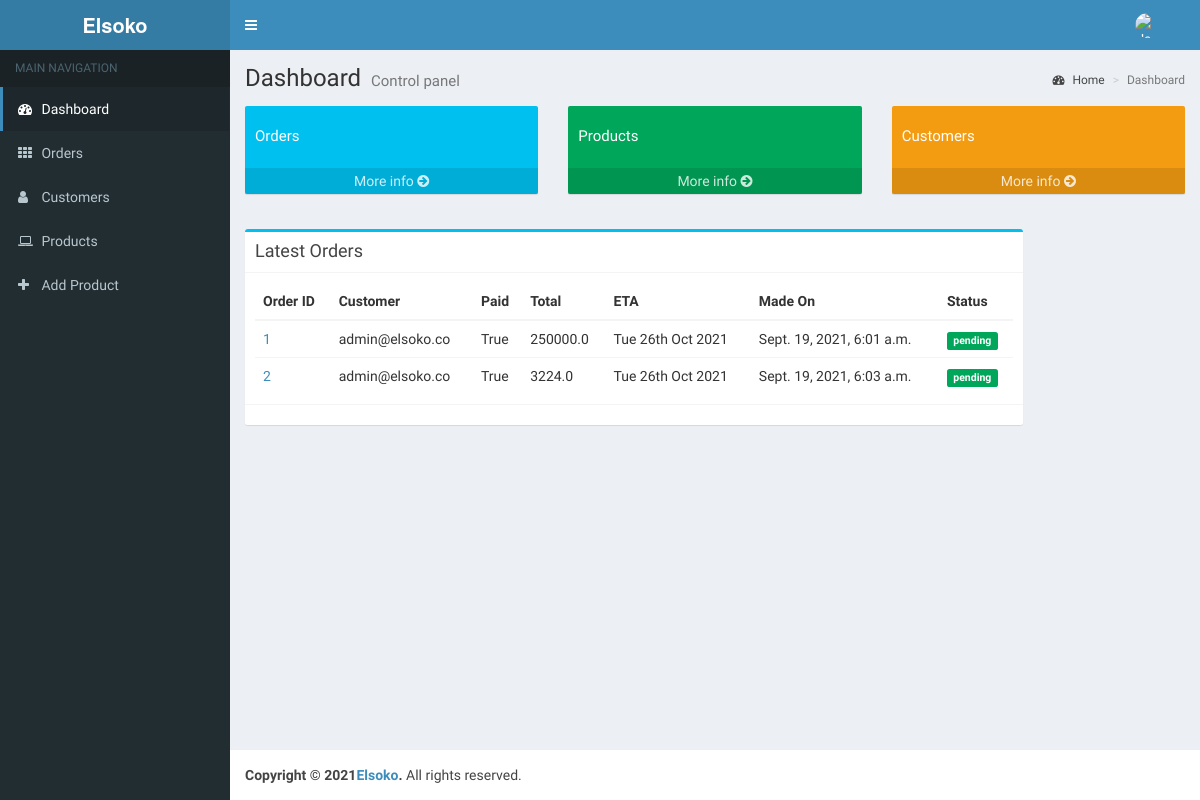
The app's page /shop/orders/ (signed in) with its own data.
### main/models.py (models this page shows, shortened)
class Order(models.Model):
    customer = models.ForeignKey(get_user_model(), on_delete=models.CASCADE)
    address = models.CharField(max_length=60)
    location = models.CharField(max_length=60)
    payment = models.CharField(max_length=20)
    transport = models.CharField(max_length=20)
    status = models.CharField(max_length=20, choices=(
        ('pending', 'pending'),
        ('delivered', 'delivered')
    ))
    order_item = models.ManyToManyField(OrderItem)
    paid = models.BooleanField(default=False)
    total = models.FloatField()
    made_on = models.DateTimeField(auto_now_add=True)
    estimated = models.CharField(max_length=100)

### users/models.py (models this page shows, shortened)
class User(PermissionsMixin, AbstractBaseUser):
    email = models.EmailField(_('email address'), unique=True)
    firstname = models.CharField(_('firstname'), max_length=30)
    lastname = models.CharField(_('lastname'), max_length=30)
    image = models.ImageField(upload_to="user images", blank=True, null=True)
    is_active = models.BooleanField(_('active'), default=True)
    date_joined = models.DateTimeField(_('date joined'), auto_now_add=True)
    is_staff = models.BooleanField(_('staff'), default=False)
    location = models.CharField(_('location'), max_length=100)
    phone = models.CharField(_('phone'), max_length=20)
    has_shop = models.BooleanField(_('shop'), default=False)
    objects = UserManager()
    USERNAME_FIELD = 'email'
    REQUIRED_FIELDS = []
    class Meta:
        verbose_name = _('user')
        verbose_name_plural = _('users')

### shop/views.py (the view)
# urls.py: path('orders/', views.shop_orders, name="shop-orders"),
def shop_orders(request):
    context = {}
    user = request.user
    shop_id = Shop.objects.get(owner_id=user.id).id
    _shop_orders = Order.objects.filter(order_item__product__shop_id=shop_id)
    context["shop_orders"] = _shop_orders
    return render(request, 'shop/orders.html', context)

### templates/Shop/orders.html
{% extends 'shop/base.html' %}
{% load static %}
{% block content %}
    <section class="content">
        <div class="row">
            <div class="col-md-10">
              <div class="box box-info">
                <div class="box-header with-border">
                  <h3 class="box-title">Latest Orders</h3>
                </div>
                <div class="box-body">
                  <div class="table-responsive">
                    <table class="table no-margin">
                      <thead>
                        <tr>
                          <th>Order ID</th>
                          <th>Customer</th>
                            <th>Paid</th>
                            <th>Total</th>
                            <th>ETA</th>
                          <th>Made On</th>
                          <th>Status</th>
                        </tr>
                      </thead>
                      <tbody>
                      {% for order in shop_orders %}
                        <tr>
                          <td><a href="#">{{ order.id }}</a></td>
                          <td>{{ order.customer }}</td>
                            <td>{{ order.paid }}</td>
                            <td> {{ order.total }}</td>
                            <td> {{ order.estimated }}</td>
                          <td>{{ order.made_on }}</td>
                          <td><span class="label label-success">{{ order.status }}</span></td>
                        </tr>
                        {% endfor %}
                      </tbody>
                    </table>
                  </div>
                </div>
                <div class="box-footer clearfix">
                </div>
              </div>
            </div>
        </div>
    </section>
{% endblock %}

### records on screen
Order: id "1", customer "admin@elsoko.co", paid "True", total "250000.0", estimated "Tue 26th Oct 2021", made_on "Sept. 19, 2021, 6:01 a.m.", status "pending"
Order: id "2", customer "admin@elsoko.co", paid "True", total "3224.0", estimated "Tue 26th Oct 2021", made_on "Sept. 19, 2021, 6:03 a.m.", status "pending"
